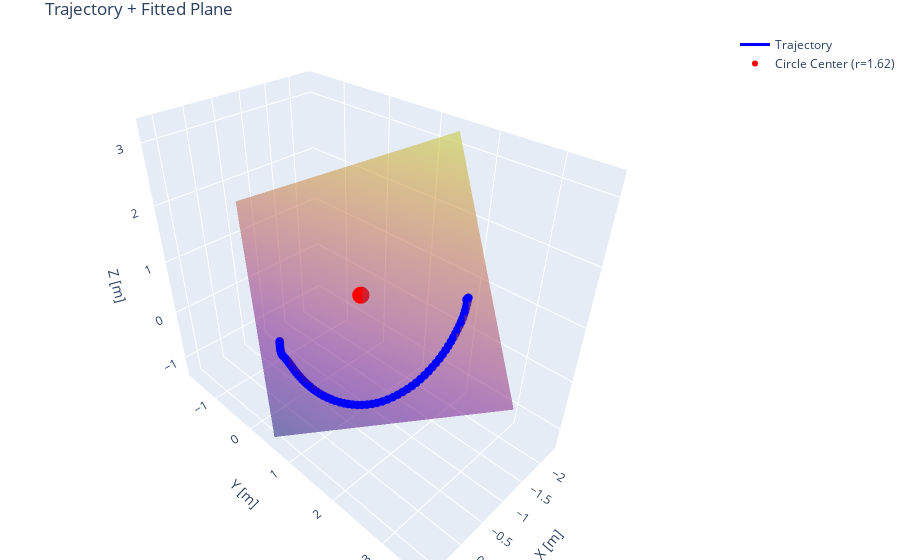

This figure's notebook cell:
### Code cell
import numpy as np
import plotly.graph_objects as go
from scipy.spatial.transform import Rotation as R

def fit_plane_pca(points):
    """
    Fit plane via PCA: returns centroid (plane point), normal, and in-plane axes u, v.
    """
    centroid = np.mean(points, axis=0)
    X = points - centroid
    _, _, Vt = np.linalg.svd(X, full_matrices=False)
    u = Vt[0] / np.linalg.norm(Vt[0])
    v = Vt[1] / np.linalg.norm(Vt[1])
    normal = Vt[2] / np.linalg.norm(Vt[2])
    return centroid, normal, u, v

def fit_circle_2d(xy):
    """
    Algebraic 2D circle fit: solves for (cx, cy, r)
    """
    x = xy[:,0]; y = xy[:,1]
    A = np.column_stack([2*x, 2*y, np.ones_like(x)])
    b = x**2 + y**2
    c, d, f = np.linalg.lstsq(A, b, rcond=None)[0]
    cx, cy = c, d
    r = np.sqrt(f + cx**2 + cy**2)
    return np.array([cx, cy]), r

def calculate_plane_and_center_from_arc(pos):
    """
    Fit plane to trajectory, then fit a circle in that plane to find true center.
    Returns:
      - center_3d: 3D circle center
      - normal, u, v: plane axes
      - radius: circle radius
    """
    # 1) Fit plane
    centroid, normal, u, v = fit_plane_pca(pos)
    # 2) Project points to plane coords
    X = pos - centroid
    coords2d = np.vstack([X.dot(u), X.dot(v)]).T
    # 3) Fit circle in 2D
    center2d, radius = fit_circle_2d(coords2d)
    # 4) Back to 3D
    center_3d = centroid + center2d[0]*u + center2d[1]*v
    return center_3d, normal, u, v, radius

def plot_trajectory_with_fitted_plane_and_circle(pos, resolution=20, opacity=0.5, title="Trajectory + Fitted Plane"):
    """
    Plots trajectory, best-fit plane, and circle center/radius.
    """
    center, normal, u, v, radius = calculate_plane_and_center_from_arc(pos)
    # Create plane mesh
    r_lim = radius * 1.2
    us = np.linspace(-r_lim, r_lim, resolution)
    vs = np.linspace(-r_lim, r_lim, resolution)
    uu, vv = np.meshgrid(us, vs)
    Xp = center[0] + uu*u[0] + vv*v[0]
    Yp = center[1] + uu*u[1] + vv*v[1]
    Zp = center[2] + uu*u[2] + vv*v[2]

    fig = go.Figure()
    # plane
    fig.add_trace(go.Surface(x=Xp, y=Yp, z=Zp, opacity=opacity, showscale=False, name="Plane"))
    # trajectory
    fig.add_trace(go.Scatter3d(x=pos[:,0], y=pos[:,1], z=pos[:,2],
                                mode='lines+markers', line=dict(color='blue', width=3),
                                marker=dict(size=3), name='Trajectory'))
    # circle center
    fig.add_trace(go.Scatter3d(x=[center[0]], y=[center[1]], z=[center[2]],
                                mode='markers', marker=dict(color='red', size=6),
                                name=f'Circle Center (r={radius:.2f})'))
    fig.update_layout(scene=dict(xaxis_title='X [m]', yaxis_title='Y [m]', zaxis_title='Z [m]', aspectmode='data'),
                      title=title, margin=dict(l=0,r=0,b=0,t=30))
    fig.show()

# Example usage:
pos, vel, a_mag = compute_trajectory_2(df,deadband=12)
plot_trajectory_with_fitted_plane_and_circle(pos)

### Figure 1 — Plotly figure (JSON) as saved in the notebook; plotly's stock layout.template omitted (floating-point values rounded to 4 significant figures; data arrays with more than 128 entries replaced by an {"elided": "..."} marker saying what was removed)
{"data": [{"name": "Plane", "opacity": 0.5, "showscale": false, "type": "surface", "x": {"elided": "20x20 float values"}, "y": {"elided": "20x20 float values"}, "z": {"elided": "20x20 float values"}}, {"line": {"color": "blue", "width": 3}, "marker": {"size": 3}, "mode": "lines+markers", "name": "Trajectory", "type": "scatter3d", "x": {"elided": "352 float values"}, "y": {"elided": "352 float values"}, "z": {"elided": "352 float values"}}, {"marker": {"color": "red", "size": 6}, "mode": "markers", "name": "Circle Center (r=1.62)", "type": "scatter3d", "x": [-0.85], "y": [0.9713], "z": [0.9618]}], "layout": {"margin": {"b": 0, "l": 0, "r": 0, "t": 30}, "scene": {"aspectmode": "data", "xaxis": {"title": {"text": "X [m]"}}, "yaxis": {"title": {"text": "Y [m]"}}, "zaxis": {"title": {"text": "Z [m]"}}}, "title": {"text": "Trajectory + Fitted Plane"}}}
